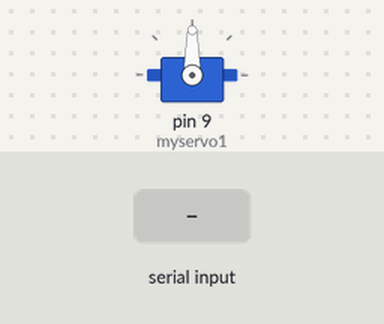
Bench run of a sketch on a simulated Arduino Uno, built with avr-gcc and run on an emulated ATmega328P. Shown: servo. The inputs (shaded band) are chosen by the test bench.

Above: at 1.2 s.
1.3 s: "30,150\n" received over Serial
At 2.5 s:
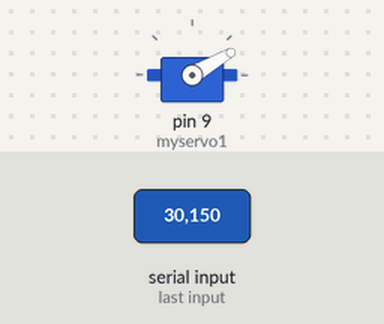
2.8 s: "5\n" received over Serial
At 3.6 s:
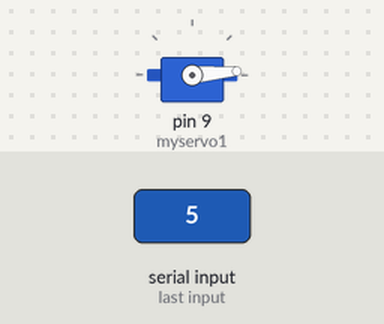
4.3 s: "200\n" received over Serial
At 4.8 s:
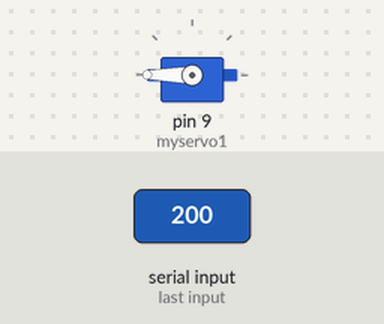
5.8 s: "90,45\n" received over Serial
At 7.3 s:
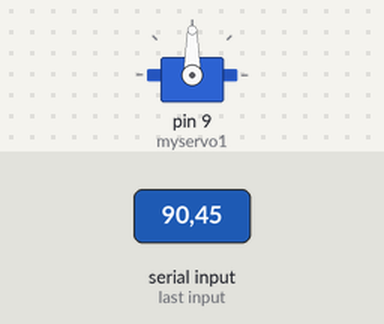
Timing chart, 0 to 8.3 s (numbered marks = the images above; inputs shaded):
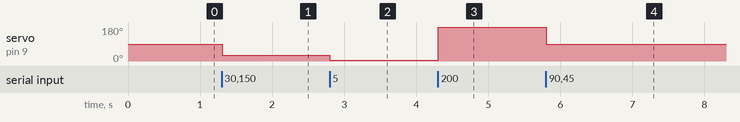

The sketch:

oneservo.ino
```cpp
#include <Servo.h>
Servo myservo1;

String inByte;
int pos;


void setup() {

  myservo1.attach(9);

  Serial.begin(9600);
}

void loop()
{
  if(Serial.available())  // if data available in serial port
    {
    inByte = Serial.readStringUntil('\n'); // read data until newline
    pos = inByte.toInt();   // change datatype from string to integer

        myservo1.write(pos);     // move servo
        delay(1000);
       // Serial.print("Servo1 in position: ");
      //  Serial.println(inByte);
       }
}
```

Measured:
- after the input at 1.3 s, servo on pin 9 (myservo1): 90° → 30° at once
- after the input at 2.8 s, servo on pin 9 (myservo1): 30° → 5° at once
- after the input at 4.3 s, servo on pin 9 (myservo1): 5° → 180° at once
- after the input at 5.8 s, servo on pin 9 (myservo1): 180° → 90° at once
